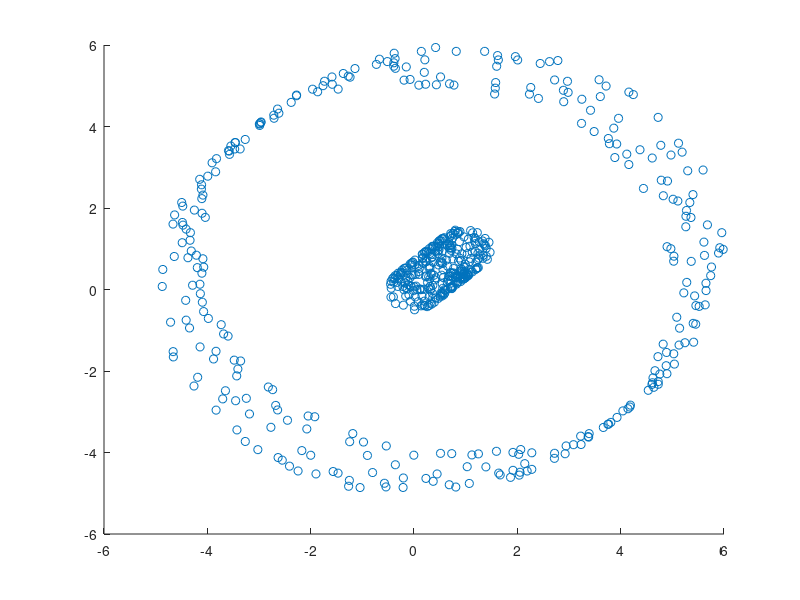

Write the MATLAB code that produced this figure. (Note: this script raises an error after producing the figure.)
rng('default') % For reproducibility

% Parameters for data generation
N = 300;  % Size of each cluster
r1 = 0.5; % Radius of first circle
r2 = 5;   % Radius of second circle
theta = linspace(0,2*pi,N)';

X1 = r1*[cos(theta),sin(theta)]+ rand(N,1); 
X2 = r2*[cos(theta),sin(theta)]+ rand(N,1);
X = [X1;X2]; % Noisy 2-D circular data set

figure;
scatter(X(:,1),X(:,2))

idx = dbscan(X,1,5); % The default distance metric is Euclidean distance
figure;
gscatter(X(:,1),X(:,2),idx);
title('DBSCAN Using Euclidean Distance Metric')

idx2 = dbscan(X,1,5,'Distance','squaredeuclidean');
figure;
gscatter(X(:,1),X(:,2),idx2);
title('DBSCAN Using Squared Euclidean Distance Metric')
